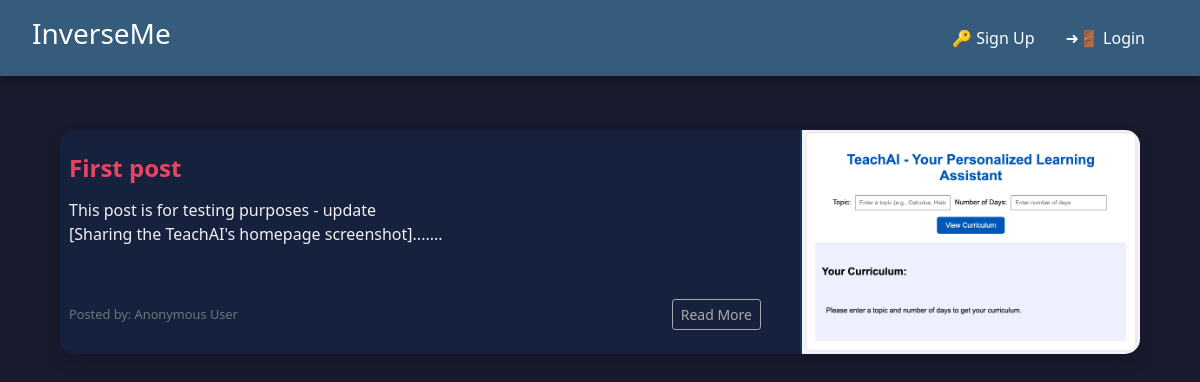
Screenshot of /blog/ with the database file from the repository.
### App_Feed/models.py (models this page shows, shortened)
class Blog(models.Model):
    author = models.ForeignKey(User, on_delete=models.CASCADE, related_name='post_author')
    blog_title = models.CharField(max_length=264, verbose_name="Post Title")
    slug = models.SlugField(max_length=264, unique=True)
    blog_content = models.TextField(verbose_name="Description")
    blog_image = models.ImageField(upload_to='blog_images', verbose_name="Image", blank=True, null=True)
    publish_date = models.DateTimeField(auto_now_add=True)
    update_date = models.DateTimeField(auto_now=True)
    class Meta:
        ordering = ['-publish_date',]

### App_Feed/views.py (the view)
# urls.py: path('', views.BlogList.as_view(), name='blog_list'),
class BlogList(ListView):
    context_object_name = 'blogs'
    model = Blog
    template_name = 'App_Feed/blog_list.html'

### App_Feed/templatetags/custom_filters.py (called while the page is built)
@register.filter(name='range_filter')
def range_filter(value):
    return value[0:500] + "......."

@register.filter(name='anonymous_name')
def anonymous_name(value, user):
    if user.is_authenticated:
        return value
    else:
        return "Anonymous User"  # Return "Anonymous User" if the user is not authenticated

### templates/App_Feed/blog_list.html (shortened to what this page needs)
{% extends 'base.html' %}
{% load custom_filters %}
{% block body_block %}
{% load static %}
<link rel="stylesheet" href="{% static 'css/list_style.css' %}">
<div class="container mt-4">
  {% for blog in blogs %}
  <div class="card mb-4 shadow">
    <div class="row g-0">
      <div class="col-md-8 p-4 d-flex flex-column justify-content-between">
        <div>
          {% if request.user.is_authenticated %}
            <a href="{% url 'App_Feed:blog_details' slug=blog.slug %}">
              <h4 class="card-title">{{ blog.blog_title }}</h4>
            </a>
          {% else %}
            <a href="{% url 'App_Login:login' %}">
              <h4 class="card-title">{{ blog.blog_title }}</h4>
            </a>
          {% endif %}
          <p class="card-text mt-2">{{ blog.blog_content|range_filter|linebreaks }}</p>
        </div>
        <div class="mt-3 d-flex justify-content-between align-items-center">
          <small class="text-muted">
            Posted by: {{ blog.author|anonymous_name:request.user }}
          </small>
          {% if request.user.is_authenticated %}
            <a href="{% url 'App_Feed:blog_details' slug=blog.slug %}" class="btn btn-sm btn-outline-primary">Read More</a>
          {% else %}
            <a href="{% url 'App_Login:signup' %}" class="btn btn-sm btn-outline-secondary">Read More</a>
          {% endif %}
        </div>
      </div>
      <div class="col-md-4">
        {% if request.user.is_authenticated %}
          <a href="{% url 'App_Feed:blog_details' slug=blog.slug %}">
        {% else %}
          <a href="{% url 'App_Login:signup' %}">
        {% endif %}
            <img src="/media/{{ blog.blog_image }}" alt="Blog Image" class="img-fluid h-100 w-100" style="object-fit: cover;">
          </a>
      </div>
    </div>
  </div>
  {% endfor %}
</div>
{% endblock %}

### static/css/style.css (style rules this page uses)
body { background-color: #3A3D40; color: #F0F0F0; font-family: 'Segoe UI', Tahoma, Geneva, Verdana, sans-serif; }
.card { background-color: #6C5B7B; border: none; box-shadow: 0 4px 10px rgba(0, 0, 0, 0.5); margin-bottom: 20px; border-radius: 10px; }
.card-title { color: #F67280; }

### static/css/list_style.css (style rules this page uses)
body { background-color: #1a1a2e; color: #f1f1f1; }
.card { background-color: #16213e; border: none; border-radius: 15px; overflow: hidden; }
.card-title { color: #e94560; font-weight: bold; transition: color 0.3s ease; }
.card-text { color: #f1f1f1; }
.btn-outline-secondary { color: #aaa; border-color: #aaa; }
a { text-decoration: none; }
.img-fluid { border-left: 2px solid #0f3460; }

### rows the page displays
Blog: blog_title "First post", blog_content|range_filter "This post is for testing purposes - update [Sharing the TeachAI's homepage screenshot].......", author|anonymous_name "Anonymous User", blog_image (picture)
